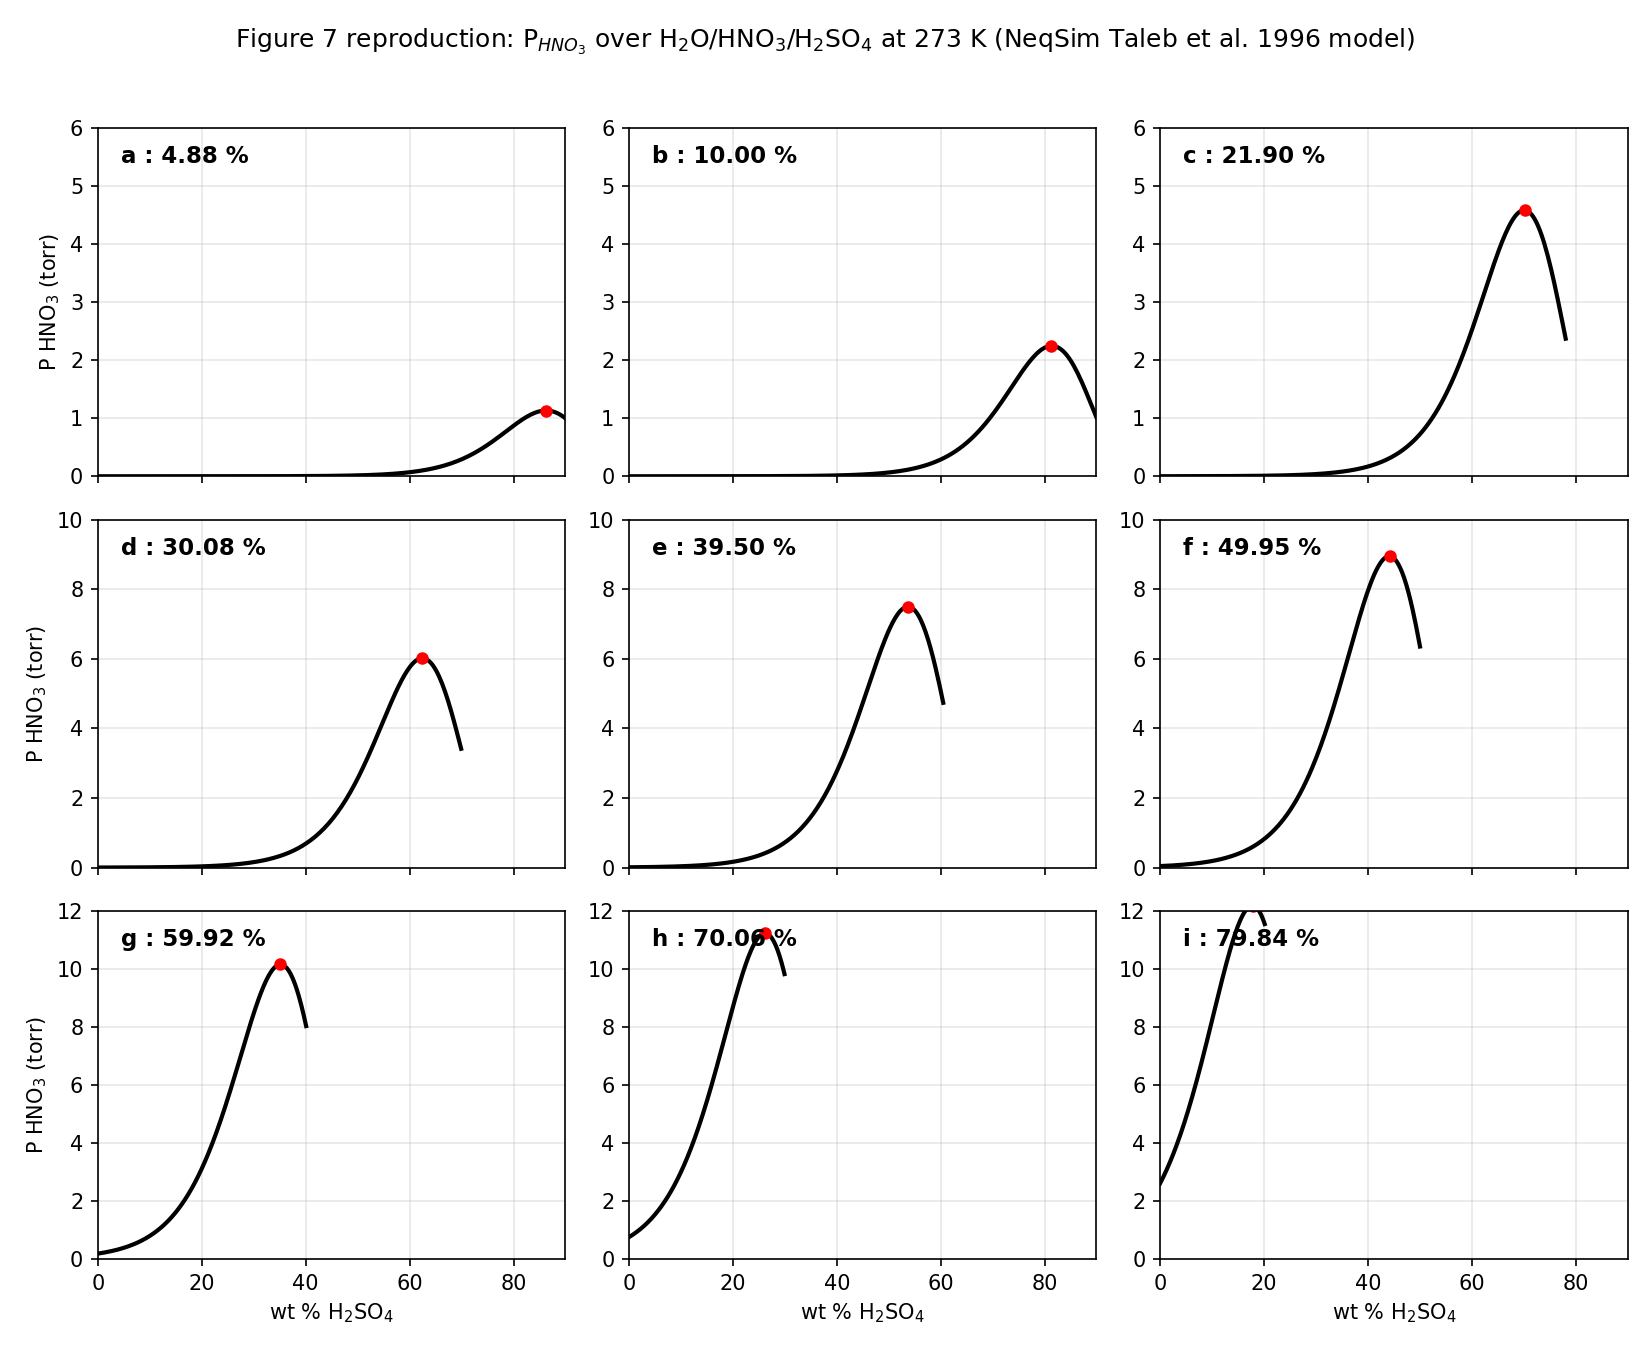

Python code for this plot:
"""Validation of Figure 7 of Taleb, Ponche & Mirabel (1996).

Reproduces the predicted nitric acid partial pressure P_HNO3 (torr) over
H2O / HNO3 / H2SO4 mixtures at 273 K, plotted against wt % H2SO4, for nine fixed
HNO3 weight percentages (total-mixture basis). The headline result is the maximum
in P_HNO3 as sulfuric acid is added (H2SO4 first concentrates the nitric acid by
displacing water, then dilutes it), which the model reproduces. Each panel's curve
terminates at wt % H2SO4 = 100 - wt % HNO3, where the water content reaches zero.
"""
import numpy as np
import matplotlib.pyplot as plt

from _neqsim_model import p_nitric_torr, ternary_panel_compositions

TEMPERATURE = 273.15  # K

PANELS = [
    ("a", 4.88),
    ("b", 10.00),
    ("c", 21.90),
    ("d", 30.08),
    ("e", 39.50),
    ("f", 49.95),
    ("g", 59.92),
    ("h", 70.06),
    ("i", 79.84),
]

# Per-row y-axis maxima reproduced from the paper.
Y_MAX = [6.0, 6.0, 6.0, 10.0, 10.0, 10.0, 12.0, 12.0, 12.0]

# Approximate peak P_HNO3 (torr) read off the paper's panels, for reporting only.
PAPER_PEAK = {
    "a": 1.1, "b": 2.3, "c": 4.6, "d": 6.0, "e": 7.7,
    "f": 9.0, "g": 11.0, "h": 11.5, "i": 12.0,
}


def panel_curve(hno3):
    """Return (sulfuric_wt, P_HNO3_torr) arrays for one panel (total basis)."""
    smax = 100.0 - hno3
    sulfuric = np.linspace(0.0, smax, 250)
    pressures = np.array([
        p_nitric_torr(*ternary_panel_compositions(hno3, s), TEMPERATURE)
        for s in sulfuric
    ])
    return sulfuric, pressures


def main():
    fig, axes = plt.subplots(3, 3, figsize=(11, 9), sharex=True)
    axes = axes.ravel()

    for ax, (label, hno3), ymax in zip(axes, PANELS, Y_MAX):
        sulfuric, pressures = panel_curve(hno3)
        ax.plot(sulfuric, pressures, "k-", lw=2, label="NeqSim model")
        # Mark the predicted maximum (the headline feature of the paper).
        imax = int(np.argmax(pressures))
        if 0 < imax < len(sulfuric) - 1:
            ax.plot(sulfuric[imax], pressures[imax], "ro", ms=5)
        ax.set_xlim(0, 90)
        ax.set_ylim(0, ymax)
        ax.text(0.05, 0.90, f"{label} : {hno3:.2f} %", transform=ax.transAxes,
                fontsize=11, fontweight="bold")
        ax.grid(True, alpha=0.3)

    for ax in axes[6:]:
        ax.set_xlabel("wt % H$_2$SO$_4$")
    for row in range(3):
        axes[row * 3].set_ylabel("P HNO$_3$ (torr)")

    fig.suptitle("Figure 7 reproduction: P$_{HNO_3}$ over H$_2$O/HNO$_3$/H$_2$SO$_4$ "
                 "at 273 K (NeqSim Taleb et al. 1996 model)", fontsize=12)
    fig.tight_layout(rect=[0, 0, 1, 0.97])
    out = "validate_fig7_nitric_ternary.png"
    fig.savefig(out, dpi=150)
    print(f"saved {out}")

    # Report the maximum location for each panel against the paper.
    print(f"{'panel':5} {'HNO3%':>7} {'peakP':>8} {'at wt%':>7} {'paper':>7}")
    for label, hno3 in PANELS:
        sulfuric, pressures = panel_curve(hno3)
        imax = int(np.argmax(pressures))
        print(f"{label:5} {hno3:7.2f} {pressures[imax]:8.2f} "
              f"{sulfuric[imax]:7.1f} {PAPER_PEAK[label]:7.1f}")


if __name__ == "__main__":
    main()
